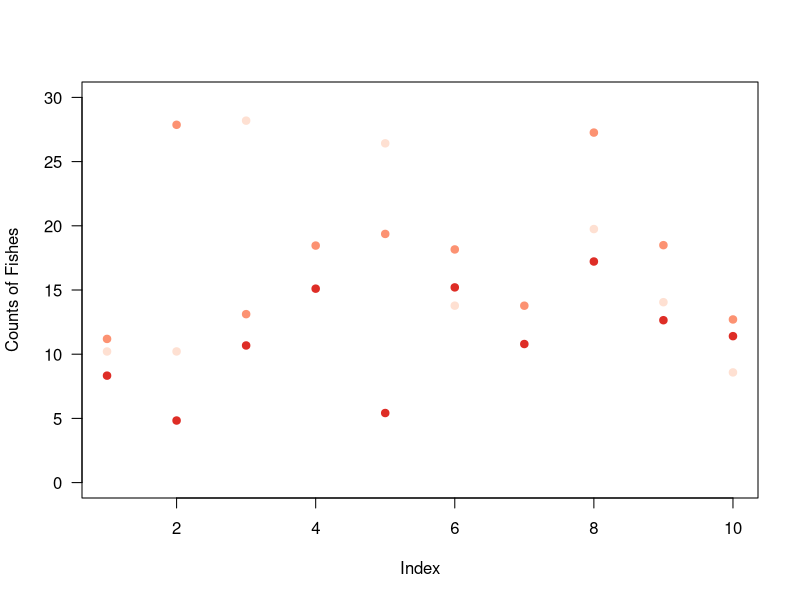

Generate this figure with R:
############################
# CreateData.r
# Project: GitHubTestProject.Rproj

# File description: A file that creates a small data set and calculates some statistics

# Created: January 4, 2016
# R Version: 3.2.0
# GitHub: Yes
# Author: A Putt
############################

# Make some data
fishes <- data.frame(index = 1:10, redfish = rnorm(10,20,5), bluefish = rnorm(10,10,3), greenfish = rnorm(10,10,10))

# Plot the data
plot(fishes$index,fishes$bluefish,col="#de2d26",pch=19,xlab="",ylab="",ylim=c(0,30),las=1)
points(fishes$index,fishes$redfish,col="#fc9272",pch=19)
points(fishes$index,fishes$greenfish,col="#fee0d2",pch=19)
mtext(side=1,text="Index",line=3)
mtext(side=2,text="Counts of Fishes",line=3)
  
